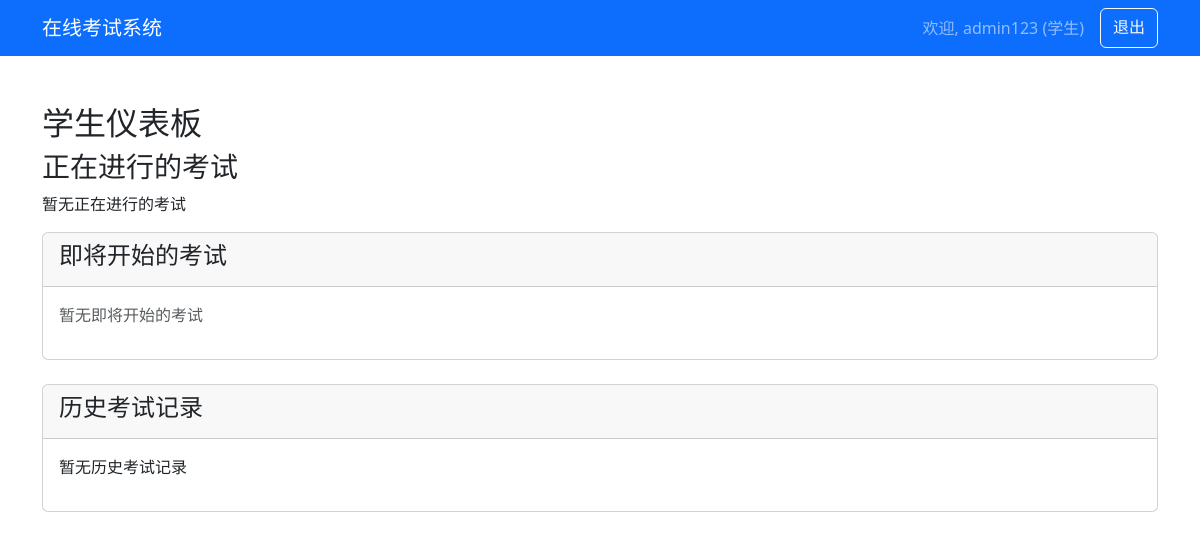
Before: /dashboard (signed in) with the older database file.
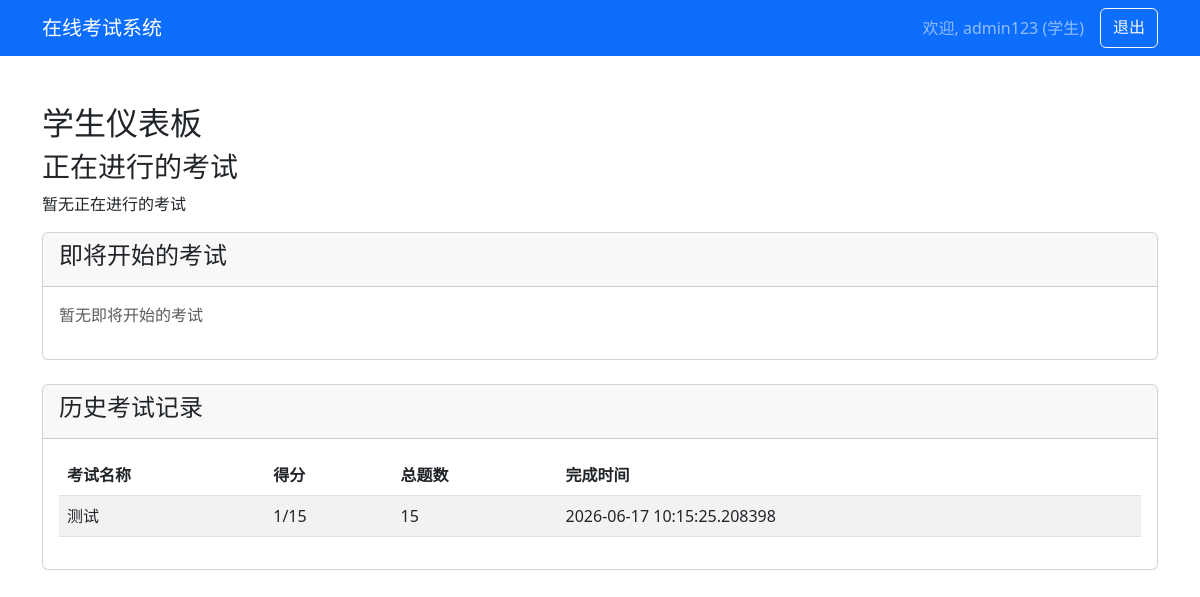
After: the same page with the newer database file.
### tables this page shows
CREATE TABLE exam_records (
            id INTEGER PRIMARY KEY AUTOINCREMENT,
            exam_id INTEGER NOT NULL,
            student_id INTEGER NOT NULL,
            start_time TIMESTAMP,
            submit_time TIMESTAMP,
            score INTEGER,
            total_questions INTEGER,
            answers TEXT, -- JSON格式存储学生答案
            status TEXT DEFAULT 'in_progress', -- in_progress, submitted
            anti_cheat_logs TEXT, -- 防作弊日志
            FOREIGN KEY (exam_id) REFERENCES exams(id),
            FOREIGN KEY (student_id) REFERENCES users(id)
        );

CREATE TABLE exams (
            id INTEGER PRIMARY KEY AUTOINCREMENT,
            title TEXT NOT NULL,
            subject TEXT,
            teacher_id INTEGER NOT NULL,
            duration_minutes INTEGER,
            start_time TIMESTAMP,
            end_time TIMESTAMP,
            anti_cheat_enabled BOOLEAN DEFAULT 0, -- 是否启用防作弊
            shuffle_questions BOOLEAN DEFAULT 0, -- 是否随机打乱题目顺序
            created_at TIMESTAMP DEFAULT CURRENT_TIMESTAMP, status TEXT DEFAULT 'inactive',
            FOREIGN KEY (teacher_id) REFERENCES users(id)
        );

### app.py (the view)
@app.route('/dashboard')
@login_required
def dashboard():
    with get_db() as conn:
        if session['role'] == 'teacher':
            exams = conn.execute(
                'SELECT e.*, COUNT(eq.id) as question_count FROM exams e '
                'LEFT JOIN exam_questions eq ON e.id = eq.exam_id '
                'WHERE e.teacher_id = ? GROUP BY e.id ORDER BY e.created_at DESC',
                (session['user_id'],)
            ).fetchall()
            questions = conn.execute(
                'SELECT * FROM questions WHERE teacher_id = ? ORDER BY created_at DESC',
                (session['user_id'],)
            ).fetchall()
            pending_grading = conn.execute('''
                SELECT er.*, e.title, u.username as student_name FROM exam_records er
                JOIN exams e ON er.exam_id = e.id
                JOIN users u ON er.student_id = u.id
                WHERE er.status = 'submitted' AND er.score IS NULL
            ''').fetchall()
            return render_template('teacher_dashboard.html', exams=exams, questions=questions, pending_grading=pending_grading)
        elif session['role'] == 'student':
            current_time = datetime.datetime.now().strftime('%Y-%m-%d %H:%M:%S')
            user_id = session['user_id']
            current_exams = conn.execute(
                '''SELECT e.id, e.title, e.subject, e.start_time, e.end_time, e.status, u.username as teacher_name
                   FROM exams e
                            INNER JOIN users u ON e.teacher_id = u.id
                   WHERE e.status = 'active'
                     AND (e.start_time IS NULL OR e.start_time <= :ct)
                     AND (e.end_time IS NULL OR e.end_time >= :ct)
                     AND e.id NOT IN (SELECT exam_id
                                      FROM exam_records
                                      WHERE student_id = :uid
                                        AND status = 'submitted')''',
                {"ct": current_time, "uid": user_id}
            ).fetchall()
            upcoming_exams = conn.execute(
                '''SELECT e.id, e.title, e.subject, e.start_time, e.end_time, e.status, u.username as teacher_name
                   FROM exams e
                            INNER JOIN users u ON e.teacher_id = u.id
                   WHERE e.status = 'active'
                     AND e.start_time > :ct
                     AND e.id NOT IN (SELECT exam_id
                                      FROM exam_records
                                      WHERE student_id = :uid)''',
                {"ct": current_time, "uid": user_id}
            ).fetchall()
            completed_exams = conn.execute(
                '''SELECT er.*, e.title AS exam_name, u.username as teacher_name
                   FROM exam_records er
                            JOIN exams e ON er.exam_id = e.id
                            JOIN users u ON e.teacher_id = u.id
                   WHERE er.student_id = :uid
                   ORDER BY er.id DESC''',
                {"uid": user_id}
            ).fetchall()
            return render_template(
                'student_dashboard.html',
                current_exams=current_exams,
                upcoming_exams=upcoming_exams,
                completed_exams=completed_exams
            )

### app.py (called while the page is built)
def get_db_connection():
    conn = sqlite3.connect('exam_system.db')
    conn.row_factory = sqlite3.Row  # 使结果可以通过列名访问
    return conn

@contextmanager
def get_db():
    conn = get_db_connection()
    try:
        yield conn
    finally:
        conn.close()

def login_required(f):
    from functools import wraps
    @wraps(f)
    def decorated_function(*args, **kwargs):
        if 'user_id' not in session:
            return redirect(url_for('login'))
        return f(*args, **kwargs)
    return decorated_function

### templates/student_dashboard.html (shortened to what this page needs)
<!DOCTYPE html>
<html lang="zh-CN">
<head>
    <link href="https://cdn.jsdelivr.net/npm/bootstrap@5.3.0/dist/css/bootstrap.min.css" rel="stylesheet">
</head>
<body>
    <nav class="navbar navbar-expand-lg navbar-dark bg-primary">
        <div class="container">
            <a class="navbar-brand" href="/">在线考试系统</a>
            <div class="navbar-nav ms-auto">
                <span class="navbar-text me-3">欢迎, {{ session.username }} (学生)</span>
                <a class="btn btn-outline-light" href="{{ url_for('logout') }}">退出</a>
            </div>
        </div>
    </nav>
    <div class="container mt-5">
        <h2>学生仪表板</h2>
        <div class="panel">
            <h3>正在进行的考试</h3>
            {% if current_exams %}
                {% for exam in current_exams %}
                    <div class="exam-item">
                        <strong>{{ exam.title }}</strong>
                        <span class="badge bg-success">进行中</span>
                        <span>截止: {{ exam.end_time }}</span>
                        <a href="{{ url_for('take_exam', exam_id=exam.id) }}" class="btn btn-primary btn-sm">立即参加</a>
                    </div>
                {% endfor %}
            {% else %}
                <p>暂无正在进行的考试</p>
            {% endif %}
        </div>
        <div class="card mb-4">
            <div class="card-header">
                <h4>即将开始的考试</h4>
            </div>
            <div class="card-body">
                {% if upcoming_exams %}
                    <div class="row">
                        {% for exam in upcoming_exams %}
                        <div class="col-md-6 mb-3">
                            <div class="card h-100">
                                <div class="card-body">
                                    <h5 class="card-title">{{ exam.title }}</h5>
                                    <p class="card-text">
                                        <strong>科目:</strong> {{ exam.subject }}<br>
                                        <strong>教师:</strong> {{ exam.teacher_name }}<br>
                                        <strong>开始时间:</strong> {{ exam.start_time }}
                                    </p>
                                </div>
                                <div class="card-footer">
                                    <span class="badge bg-warning text-dark">等待开考</span>
                                </div>
                            </div>
                        </div>
                        {% endfor %}
                    </div>
                {% else %}
                    <p class="text-muted">暂无即将开始的考试</p>
                {% endif %}
            </div>
        </div>
        <div class="card">
            <div class="card-header">
                <h4>历史考试记录</h4>
            </div>
            <div class="card-body">
                {% if completed_exams %}
                    <table class="table table-striped">
                        <thead>
                            <tr>
                                <th>考试名称</th>
                                <th>得分</th>
                                <th>总题数</th>
                                <th>完成时间</th>
                            </tr>
                        </thead>
                        <tbody>
                            {% for exam in completed_exams %}
                            <tr>
                                <td>{{ exam.exam_name }}</td>
                                <td>{{ exam.score }}/{{ exam.total_questions }}</td>
                                <td>{{ exam.total_questions }}</td>
                                <td>{{ exam.submit_time }}</td>
                            </tr>
                            {% endfor %}
                        </tbody>
                    </table>
                {% else %}
                    <p>暂无历史考试记录</p>
                {% endif %}
            </div>
        </div>
    </div>
</body>
</html>

Changed rows visible on the page:
added exam_records: exam_name "测试", score "1", total_questions "15", submit_time "2026-06-17 10:15:25.208398"
Other visible differences:
text no longer shown: "暂无历史考试记录"
text now shown: "考试名称 得分 总题数 完成时间"
